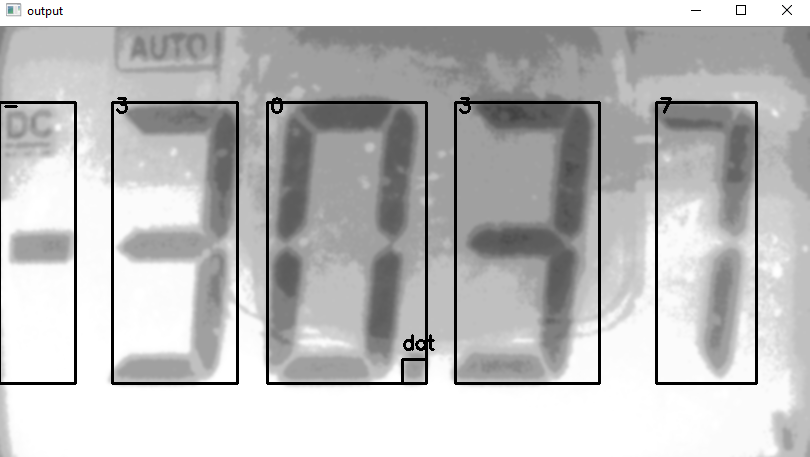
#> input picture images/res1.bmp, 810 x 457 px
$ python ssocr.py images/res1.bmp
#> lines starting #> are read from the running program, lines starting #| are printed output that depends on the picture; after the words box and inside, x2 and y2 are one past the last pixel; in counts of white or black regions, pixels touching at a corner belong together
# -*- coding:utf-8 -*-

import cv2
import numpy as np
import matplotlib.pyplot as plt
import argparse

DIGITS_LOOKUP = {
    (1, 1, 1, 1, 1, 1, 0): 0,
    (1, 1, 0, 0, 0, 0, 0): 1,
    (1, 0, 1, 1, 0, 1, 1): 2,
    (1, 1, 1, 0, 0, 1, 1): 3,
    (1, 1, 0, 0, 1, 0, 1): 4,
    (0, 1, 1, 0, 1, 1, 1): 5,
    (0, 1, 1, 1, 1, 1, 1): 6,
    (1, 1, 0, 0, 0, 1, 0): 7,
    (1, 1, 1, 1, 1, 1, 1): 8,
    (1, 1, 1, 0, 1, 1, 1): 9,
    (0, 0, 0, 0, 0, 1, 1): '-'
}
H_W_Ratio = 1.9
THRESHOLD = 35
arc_tan_theta = 6.0  # 数码管倾斜角度
crop_y0 = 215
crop_y1 = 470
crop_x0 = 260
crop_x1 = 890

parser = argparse.ArgumentParser()
parser.add_argument('image_path', help='path to image')
parser.add_argument('-s', '--show_image', action='store_const', const=True, help='whether to show image')
parser.add_argument('-d', '--is_debug', action='store_const', const=True, help='True or False')


def load_image(path, show=False):
    # todo: crop image and clear dc and ac signal
    gray_img = cv2.imread(path, cv2.IMREAD_GRAYSCALE)
    h, w = gray_img.shape
    # [5 lines of commented-out code are left out]
    blurred = cv2.GaussianBlur(gray_img, (7, 7), 0)
    if show:
        cv2.imshow('gray_img', gray_img)
        cv2.imshow('blurred_img', blurred)
    return blurred, gray_img


def preprocess(img, threshold, show=False, kernel_size=(5, 5)):
    # 直方图局部均衡化
    clahe = cv2.createCLAHE(clipLimit=2, tileGridSize=(6, 6))
    img = clahe.apply(img)
    # 自适应阈值二值化
    dst = cv2.adaptiveThreshold(img, 255, cv2.ADAPTIVE_THRESH_GAUSSIAN_C, cv2.THRESH_BINARY_INV, 127, threshold)
    # 闭运算开运算
    kernel = cv2.getStructuringElement(cv2.MORPH_CROSS, kernel_size)
    dst = cv2.morphologyEx(dst, cv2.MORPH_CLOSE, kernel)
    dst = cv2.morphologyEx(dst, cv2.MORPH_OPEN, kernel)

    if show:
        cv2.imshow('equlizeHist', img)
        cv2.imshow('threshold', dst)
    return dst


def helper_extract(one_d_array, threshold=20):
    res = []
    flag = 0
    temp = 0
    for i in range(len(one_d_array)):
        if one_d_array[i] < 12 * 255:
            if flag > threshold:
                start = i - flag
                end = i
                temp = end
                if end - start > 20:
                    res.append((start, end))
            flag = 0
        else:
            flag += 1

    else:
        if flag > threshold:
            start = temp
            end = len(one_d_array)
            if end - start > 50:
                res.append((start, end))
    return res


def find_digits_positions(img, reserved_threshold=20):
    # [12 lines of commented-out code are left out]

    digits_positions = []
    img_array = np.sum(img, axis=0)
    horizon_position = helper_extract(img_array, threshold=reserved_threshold)
    img_array = np.sum(img, axis=1)
    vertical_position = helper_extract(img_array, threshold=reserved_threshold * 4)
    # make vertical_position has only one element
    if len(vertical_position) > 1:
        vertical_position = [(vertical_position[0][0], vertical_position[len(vertical_position) - 1][1])]
    for h in horizon_position:
        for v in vertical_position:
            digits_positions.append(list(zip(h, v)))
    assert len(digits_positions) > 0, "Failed to find digits's positions"

    return digits_positions


# [72 lines left out: function recognize_digits_area_method, not called in this run]


def recognize_digits_line_method(digits_positions, output_img, input_img):
    digits = []
    for c in digits_positions:
        x0, y0 = c[0]
        x1, y1 = c[1]
        roi = input_img[y0:y1, x0:x1]
        h, w = roi.shape
        suppose_W = max(1, int(h / H_W_Ratio))

        # 消除无关符号干扰
        if x1 - x0 < 25 and cv2.countNonZero(roi) / ((y1 - y0) * (x1 - x0)) < 0.2:
            continue

        # 对1的情况单独识别
        if w < suppose_W / 2:
            x0 = max(x0 + w - suppose_W, 0)
            roi = input_img[y0:y1, x0:x1]
            w = roi.shape[1]

        center_y = h // 2
        quater_y_1 = h // 4
        quater_y_3 = quater_y_1 * 3
        center_x = w // 2
        line_width = 5  # line's width
        width = (max(int(w * 0.15), 1) + max(int(h * 0.15), 1)) // 2
        small_delta = int(h / arc_tan_theta) // 4
        segments = [
            ((w - 2 * width, quater_y_1 - line_width), (w, quater_y_1 + line_width)),
            ((w - 2 * width, quater_y_3 - line_width), (w, quater_y_3 + line_width)),
            ((center_x - line_width - small_delta, h - 2 * width), (center_x - small_delta + line_width, h)),
            ((0, quater_y_3 - line_width), (2 * width, quater_y_3 + line_width)),
            ((0, quater_y_1 - line_width), (2 * width, quater_y_1 + line_width)),
            ((center_x - line_width, 0), (center_x + line_width, 2 * width)),
            ((center_x - line_width, center_y - line_width), (center_x + line_width, center_y + line_width)),
        ]
        on = [0] * len(segments)

        for (i, ((xa, ya), (xb, yb))) in enumerate(segments):
            seg_roi = roi[ya:yb, xa:xb]
            # plt.imshow(seg_roi, 'gray')
            # plt.show()
            total = cv2.countNonZero(seg_roi)
            area = (xb - xa) * (yb - ya) * 0.9
            # print('prob: ', total / float(area))
            if total / float(area) > 0.25:
                on[i] = 1
        # print('encode: ', on)
        if tuple(on) in DIGITS_LOOKUP.keys():
            digit = DIGITS_LOOKUP[tuple(on)]
        else:
            digit = '*'

        digits.append(digit)

        # 小数点的识别
        # print('dot signal: ',cv2.countNonZero(roi[h - int(3 * width / 4):h, w - int(3 * width / 4):w]) / (9 / 16 * width * width))
        if cv2.countNonZero(roi[h - int(3 * width / 4):h, w - int(3 * width / 4):w]) / (9. / 16 * width * width) > 0.65:
            digits.append('.')
            cv2.rectangle(output_img,
                          (x0 + w - int(3 * width / 4), y0 + h - int(3 * width / 4)),
                          (x1, y1), (0, 128, 0), 2)
            cv2.putText(output_img, 'dot',
                        (x0 + w - int(3 * width / 4), y0 + h - int(3 * width / 4) - 10),
                        cv2.FONT_HERSHEY_SIMPLEX, 0.65, (0, 128, 0), 2)

        cv2.rectangle(output_img, (x0, y0), (x1, y1), (0, 128, 0), 2)
        cv2.putText(output_img, str(digit), (x0 + 3, y0 + 10), cv2.FONT_HERSHEY_SIMPLEX, 0.65, (0, 128, 0), 2)
    return digits


def main():
    args = parser.parse_args()
    blurred, gray_img = load_image(args.image_path, show=args.show_image)
    output = blurred
    dst = preprocess(blurred, THRESHOLD, show=args.show_image)
#> in preprocess, `img = clahe.apply(img)`:
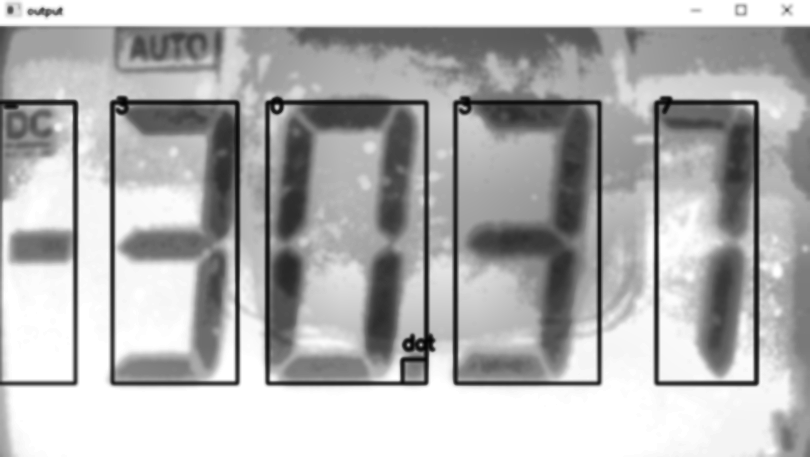
#> img: shape (457, 810); min 3, max 255, mean 178.3
#> in preprocess, `dst = cv2.adaptiveThreshold(img, 255, cv2.ADAPTIVE_THRESH_GAUSSIAN_C, ..`:
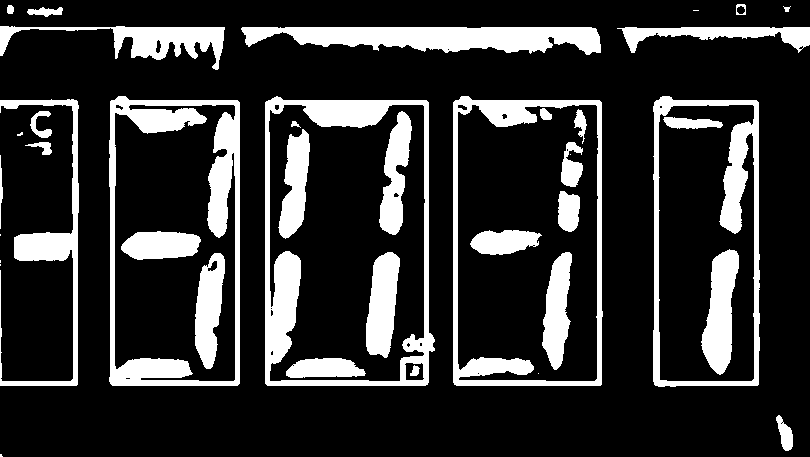
#> dst: shape (457, 810); 19.1% white; 40 white regions (8 under 20 px), largest, box (x1, y1, x2, y2) and area: (109, 96, 240, 386) 9483, (265, 96, 435, 386) 9349, (241, 27, 601, 55) 6894
#> in preprocess, `dst = cv2.morphologyEx(dst, cv2.MORPH_CLOSE, kernel)`: dst: shape (457, 810); 19.5% white; 34 white regions (7 under 20 px), largest, box (x1, y1, x2, y2) and area: (265, 96, 435, 386) 11213, (109, 96, 240, 386) 9923, (241, 27, 601, 55) 6929
#> in preprocess, `dst = cv2.morphologyEx(dst, cv2.MORPH_OPEN, kernel)`:
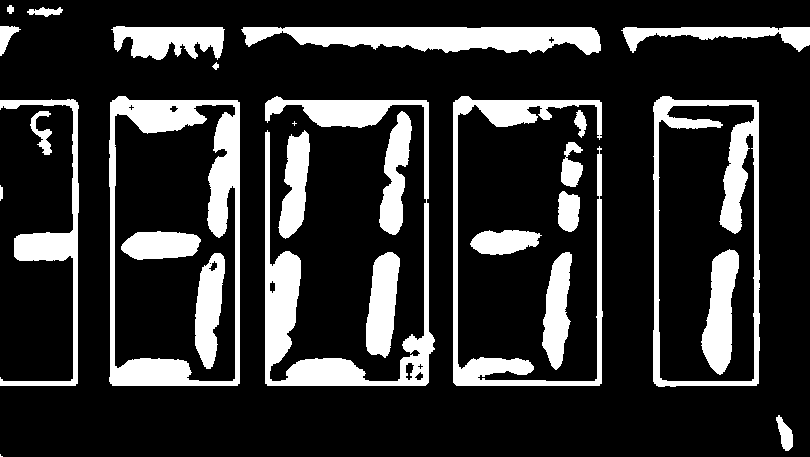
#> dst: shape (457, 810); 19.2% white; 28 white regions (2 under 20 px), largest, box (x1, y1, x2, y2) and area: (265, 96, 435, 386) 11142, (109, 96, 240, 386) 9901, (241, 27, 601, 55) 6905
    digits_positions = find_digits_positions(dst)
#> in find_digits_positions, `img_array = np.sum(img, axis=0)`: img_array = 810 values, max 79305 at index 456, min 0 at index 79, mean 22392.1
#> the loop in helper_extract, `for i in range(len(one_d_array)):` made 810 passes
#> (start, end, temp, flag) on pass 80: (0, 79, 79, 0)
#> flag on passes 1 to 6: 1, 2, 3, 4, 5, 6
#> after the loop in helper_extract, `for i in range(len(one_d_array)):`: res = [(0, 79), (109, 240), (245, 602), (653, 760)]
#> in find_digits_positions, `img_array = np.sum(img, axis=1)`: img_array = 457 values, max 172125 at index 29, min 0 at index 0, mean 39688.5
#> the loop in helper_extract (call 2), `for i in range(len(one_d_array)):` made 457 passes
#> flag on passes 1 to 12: 0, 0, 0, 0, 0, 0, 0, 0, 1, 2, 3, 4
#> in find_digits_positions, `vertical_position = helper_extract(img_array, threshold=reserved_thres..`: vertical_position = [(96, 387)]
#> the loop in find_digits_positions, `for h in horizon_position:` made 4 passes
#> after the loop in find_digits_positions, `for h in horizon_position:`: digits_positions = [[(0, 96), (79, 387)], [(109, 96), (240, 387)], [(245, 96), (602, 387)], [(653, 96), (760, 387)]]
    digits = recognize_digits_line_method(digits_positions, output, dst)
#> the loop in recognize_digits_line_method, `for c in digits_positions:` made 4 passes
#> (c, x0, x1, center_x, width, digit) on passes 1 to 4: ([(0, 96), (79, 387)], 0, 79, 39, 27, '-'), ([(109, 96), (240, 387)], 109, 240, 65, 31, 3), ([(245, 96), (602, 387)], 245, 602, 178, 48, 8), ([(653, 96), (760, 387)], 653, 760, 53, 29, 7)
#> pass 1, in recognize_digits_line_method, `roi = input_img[y0:y1, x0:x1]`:
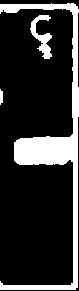
#> roi: shape (291, 79); 19% white; 3 white regions, box (x1, y1, x2, y2) and area: (0, 3, 79, 290) 3935, (30, 15, 52, 59) 402, (0, 89, 3, 105) 40
#> pass 3, in recognize_digits_line_method, `roi = input_img[y0:y1, x0:x1]`:
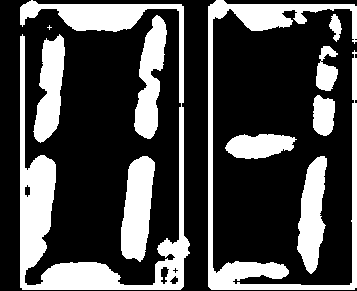
#> roi: shape (291, 357); 29% white; 11 white regions (1 under 20 px), largest, box (x1, y1, x2, y2) and area: (20, 0, 190, 290) 11142, (208, 0, 357, 290) 6775, (121, 156, 155, 262) 2578
#> after the loop in recognize_digits_line_method, `for c in digits_positions:`:
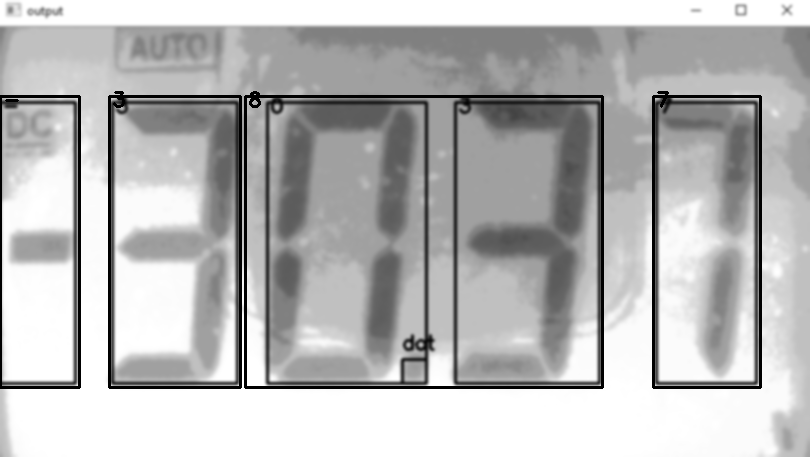
#> output_img: shape (457, 810); min 0, max 255, mean 184.2
#> after the loop in recognize_digits_line_method, `for c in digits_positions:`:
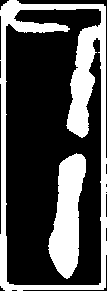
#> roi: shape (291, 107); 31.4% white; 2 white regions, box (x1, y1, x2, y2) and area: (0, 0, 107, 291) 6840, (48, 153, 86, 279) 2949
#> after the loop in recognize_digits_line_method, `for c in digits_positions:`: digits = ['-', 3, 8, 7]
#> digits = ['-', 3, 8, 7]
    if args.show_image:
        cv2.imshow('output', output)
        cv2.waitKey()
        cv2.destroyAllWindows()
    print(digits)
#| ['-', 3, 8, 7]


if __name__ == '__main__':
    main()

$ run again, on images/res3.bmp
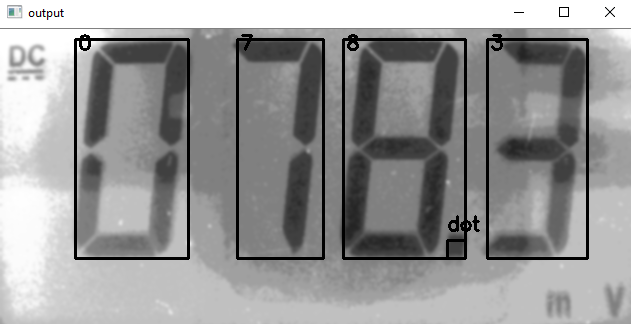
#> input picture images/res3.bmp, 631 x 324 px
#> in preprocess, `dst = cv2.morphologyEx(dst, cv2.MORPH_OPEN, kernel)`:
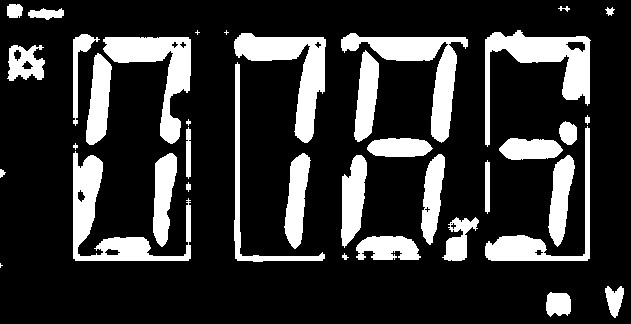
#> dst: shape (324, 631); 19.9% white; 38 white regions (5 under 20 px), largest, box (x1, y1, x2, y2) and area: (485, 30, 591, 147) 3741, (341, 33, 468, 143) 3708, (73, 151, 191, 261) 3686
#> in find_digits_positions, `img_array = np.sum(img, axis=0)`: img_array = 631 values, max 56100 at index 239, min 0 at index 6, mean 16419.8
#> the loop in helper_extract, `for i in range(len(one_d_array)):` made 631 passes
#> (start, end, temp, flag) on pass 46: (8, 45, 45, 0)
#> after the loop in helper_extract, `for i in range(len(one_d_array)):`: res = [(8, 45), (73, 191), (234, 325), (341, 468), (485, 590)]
#> horizon_position has the same summary as res in helper_extract
#> in find_digits_positions, `img_array = np.sum(img, axis=1)`: img_array = 324 values, max 111690 at index 39, min 0 at index 0, mean 31978.1
#> the loop in helper_extract (call 2), `for i in range(len(one_d_array)):` made 324 passes
#> flag on passes 1 to 8: 0, 0, 0, 0, 0, 1, 2, 3
#> vertical_position = [(32, 261)]
#> the loop in find_digits_positions, `for h in horizon_position:` made 5 passes
#> after the loop in find_digits_positions, `for h in horizon_position:`: digits_positions = [[(8, 32), (45, 261)], [(73, 32), (191, 261)], [(234, 32), (325, 261)], [(341, 32), (468, 261)], [(485, 32), (590, 261)]]
#> the loop in recognize_digits_line_method, `for c in digits_positions:` made 5 passes
#> (c, x0, x1, center_x, width, digit) on passes 1 to 5: ([(8, 32), (45, 261)], 0, 45, 22, 20, '*'), ([(73, 32), (191, 261)], 73, 191, 59, 25, 0), ([(234, 32), (325, 261)], 234, 325, 45, 23, 7), ([(341, 32), (468, 261)], 341, 468, 63, 26, 8), ([(485, 32), (590, 261)], 485, 590, 52, 24, 3)
#> after the loop in recognize_digits_line_method, `for c in digits_positions:`:
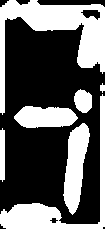
#> roi: shape (229, 105); 37.9% white; 7 white regions, largest, box (x1, y1, x2, y2) and area: (0, 0, 105, 115) 3732, (0, 94, 105, 229) 2205, (63, 123, 90, 215) 1466
#> after the loop in recognize_digits_line_method, `for c in digits_positions:`: digits = ['*', 0, 7, 8, '.', 3]
#| ['*', 0, 7, 8, '.', 3]

$ run again, on images/test1.BMP
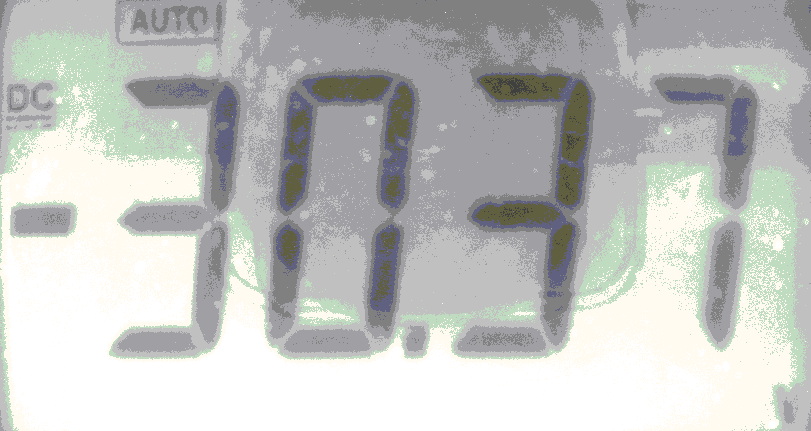
#> input picture images/test1.BMP, 811 x 431 px
#> in preprocess, `dst = cv2.morphologyEx(dst, cv2.MORPH_OPEN, kernel)`:
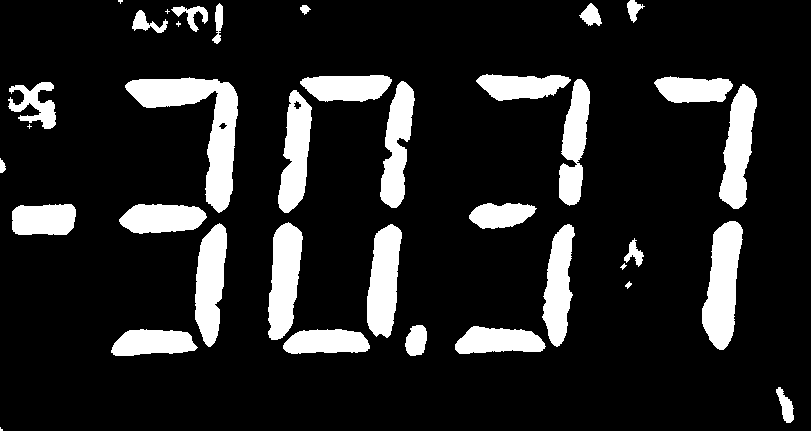
#> dst: shape (431, 811); 14.3% white; 37 white regions (5 under 20 px), largest, box (x1, y1, x2, y2) and area: (125, 77, 238, 213) 5091, (702, 221, 743, 350) 3445, (268, 222, 303, 340) 2900
#> in find_digits_positions, `img_array = np.sum(img, axis=0)`: img_array = 811 values, max 70380 at index 217, min 0 at index 6, mean 15694
#> the loop in helper_extract, `for i in range(len(one_d_array)):` made 811 passes
#> (start, end, temp, flag) on pass 76: (9, 75, 75, 0)
#> after the loop in helper_extract, `for i in range(len(one_d_array)):`: res = [(9, 75), (114, 238), (268, 426), (458, 599), (659, 756)]
#> horizon_position has the same summary as res in helper_extract
#> in find_digits_positions, `img_array = np.sum(img, axis=1)`: img_array = 431 values, max 107865 at index 88, min 0 at index 44, mean 29530.9
#> the loop in helper_extract (call 2), `for i in range(len(one_d_array)):` made 431 passes
#> flag on passes 1 to 8: 0, 0, 0, 1, 2, 3, 4, 5
#> vertical_position = [(75, 356)]
#> the loop in find_digits_positions, `for h in horizon_position:` made 5 passes
#> after the loop in find_digits_positions, `for h in horizon_position:`: digits_positions = [[(9, 75), (75, 356)], [(114, 75), (238, 356)], [(268, 75), (426, 356)], [(458, 75), (599, 356)], [(659, 75), (756, 356)]]
#> the loop in recognize_digits_line_method, `for c in digits_positions:` made 5 passes
#> (c, x0, x1, center_x, width, digit) on passes 1 to 5: ([(9, 75), (75, 356)], 0, 75, 37, 26, '-'), ([(114, 75), (238, 356)], 114, 238, 62, 30, 3), ([(268, 75), (426, 356)], 268, 426, 79, 32, 0), ([(458, 75), (599, 356)], 458, 599, 70, 31, 3), ([(659, 75), (756, 356)], 659, 756, 48, 28, 7)
#> after the loop in recognize_digits_line_method, `for c in digits_positions:`:
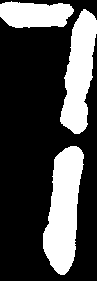
#> roi: shape (281, 97); 28.8% white; 3 white regions, box (x1, y1, x2, y2) and area: (43, 146, 84, 275) 3445, (60, 9, 97, 134) 2808, (0, 1, 74, 28) 1593
#> after the loop in recognize_digits_line_method, `for c in digits_positions:`: digits = ['-', 3, 0, '.', 3, 7]
#| ['-', 3, 0, '.', 3, 7]
